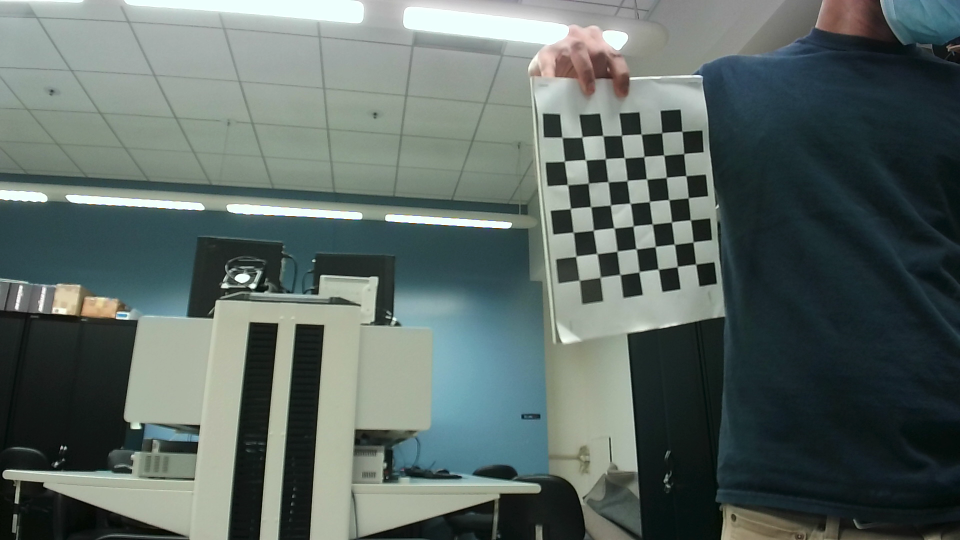
#> input picture pi/computerVision/leftCamStereoCal/stereoFrame10_left.png, 1920 x 1080 px (shown at 1/2 size); its folder holds 4 pictures in this run
$ python camMatrixCalStereo.py
#> lines starting #> are read from the running program, lines starting #| are printed output that depends on the picture; after the words box and inside, x2 and y2 are one past the last pixel; in counts of white or black regions, pixels touching at a corner belong together
# Camera Matrix calibration, referenced OpenCV.org - Camera Calibration page
# Imput: pre-captured images from left and right cameras
# Output: Camera Matrix
import numpy as np
import cv2 as cv
import glob

# termination criteria
criteria = (cv.TERM_CRITERIA_EPS + cv.TERM_CRITERIA_MAX_ITER, 30, 0.001)
# prepare object points, like (0,0,0), (1,0,0), (2,0,0) ....,(6,5,0)
objp = np.zeros((7*7,3), np.float32)
objp[:,:2] = np.mgrid[0:7,0:7].T.reshape(-1,2)
# Arrays to store object points and image points from all the images.
objpointsL = [] # 3d point in real world space
imgpointsL = [] # 2d points in image plane.

objpointsR = [] # 3d point in real world space
imgpointsR = [] # 2d points in image plane.

leftImages = glob.glob('/Users/tigre/pongBot/leftCamStereoCal/*.png')
rightImages = glob.glob('/Users/tigre/pongBot/rightCamStereoCal/*.png')

# Individual Camera Calibration
for fname in leftImages:
    img = cv.imread(fname)
#> img is the input picture: shape (1080, 1920, 3); mean B, G, R 100.2, 104.3, 91.8
    grayL = cv.cvtColor(img, cv.COLOR_BGR2GRAY)
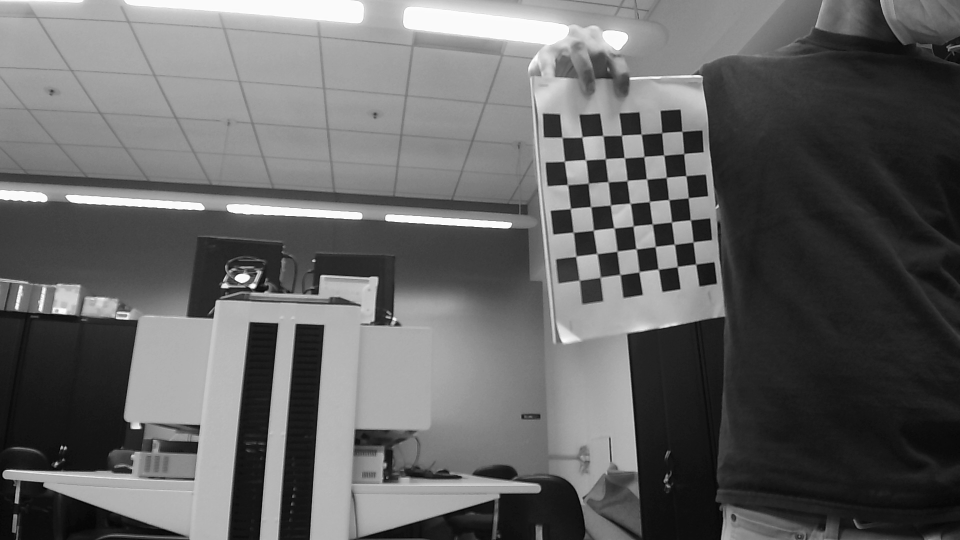
#> grayL: shape (1080, 1920) (shown at 1/2 size); min 0, max 255, mean 100.1
    # Find the chess board corners
    ret, corners = cv.findChessboardCorners(grayL, (7,7), None)
#> ret = True; corners = 49 rows, first 8: [1364.5, 263], [1368, 307], [1372.5, 352], [1374.2, 397.1], [1381.5, 440.5], [1386.5, 484], [1392, 528.5], [1323.5, 266]
    # If found, add object points, image points (after refining them)
    print(ret)
#| True
    if ret == True:
        objpointsL.append(objp)
        corners2 = cv.cornerSubPix(grayL,corners, (11,11), (-1,-1), criteria)
#> corners2 = 49 rows, first 8: [1364.3, 262.9], [1368, 307.6], [1372.3, 351.8], [1376.8, 396.1], [1381.2, 440.3], [1386.5, 484.4], [1391.8, 528.6], [1323.8, 265.8]
        imgpointsL.append(corners)
        # Draw and display the corners
        cv.drawChessboardCorners(img, (7,7), corners2, ret)
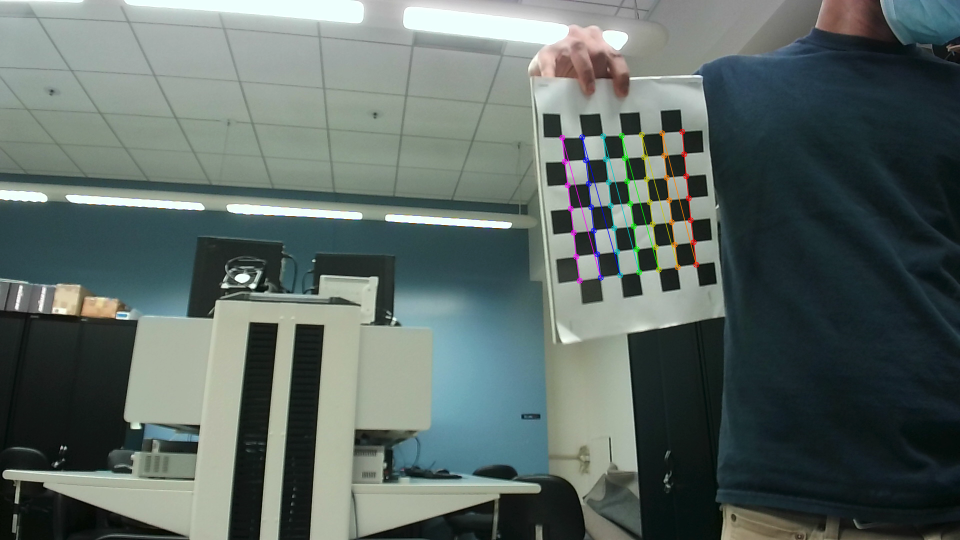
#> img: shape (1080, 1920, 3) (shown at 1/2 size); 0.7% of pixels changed, all inside (x1, y1, x2, y2) = (1118, 257, 1399, 568)
        cv.imshow('img', img)
#> pass 2 of the loop `for fname in leftImages:`:
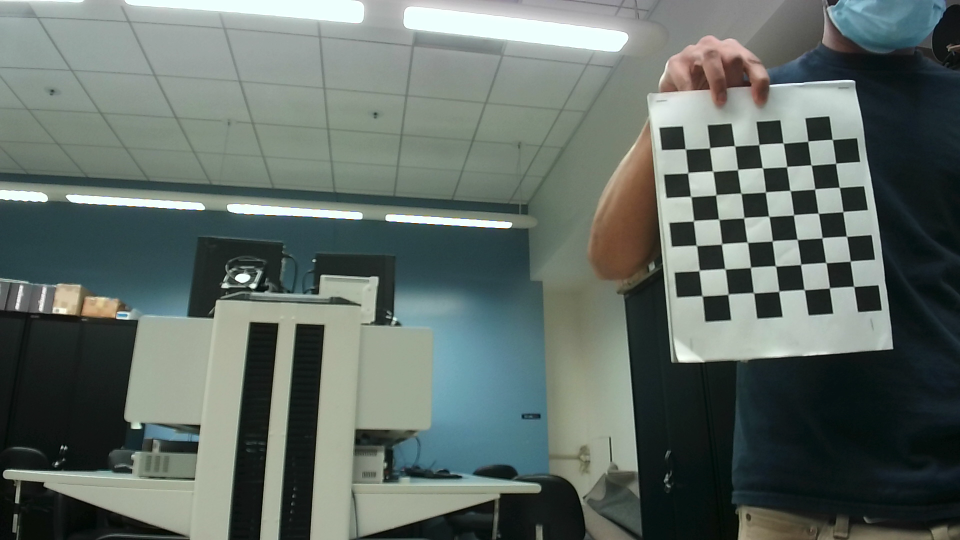
#> input picture pi/computerVision/leftCamStereoCal/stereoFrame11_left.png, 1920 x 1080 px (shown at 1/2 size)
#> img is the input picture: shape (1080, 1920, 3); mean B, G, R 102.2, 107.8, 96.8
#> `grayL = cv.cvtColor(img, cv.COLOR_BGR2GRAY)`:
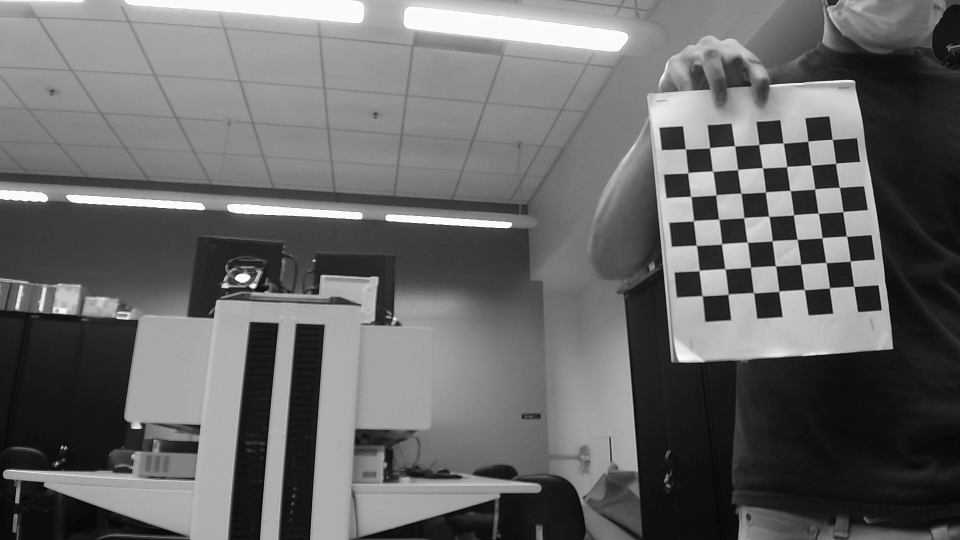
#> grayL: shape (1080, 1920) (shown at 1/2 size); min 0, max 255, mean 103.9
#> corners = 49 rows, first 8: [1665.7, 280.9], [1672, 327], [1678.7, 374.5], [1686.3, 424.1], [1693.1, 473.2], [1701, 522], [1708, 573], [1616.8, 282]
#| True
#> corners2 = 49 rows, first 8: [1665, 279.3], [1671.8, 327], [1679.1, 375.2], [1686.3, 423.7], [1693.5, 473], [1700.8, 522.8], [1707.9, 573.4], [1616, 282.8]
#> `cv.drawChessboardCorners(img, (7,7), corners2, ret)`:
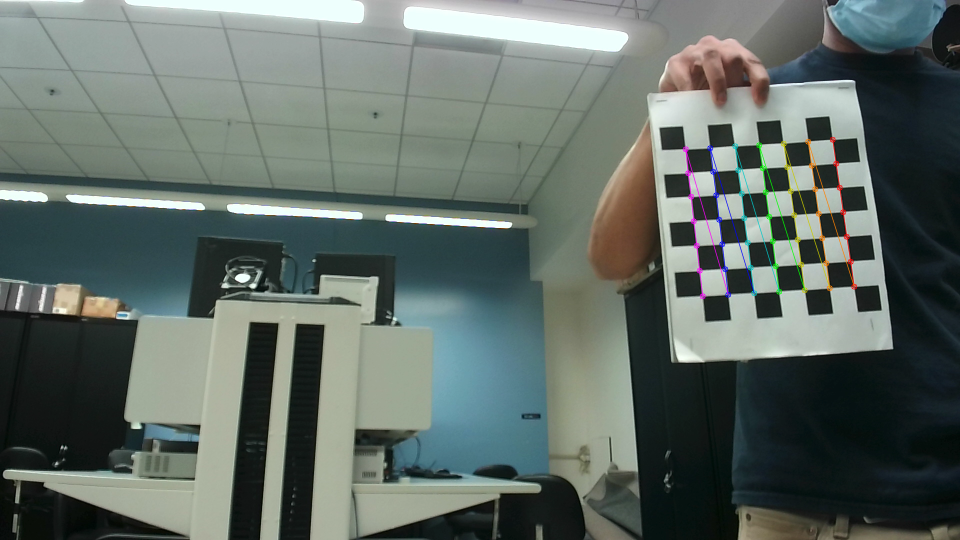
#> img: shape (1080, 1920, 3) (shown at 1/2 size); 0.75% of pixels changed, all inside (x1, y1, x2, y2) = (1365, 273, 1715, 599)
#> pass 3 of the loop `for fname in leftImages:`:
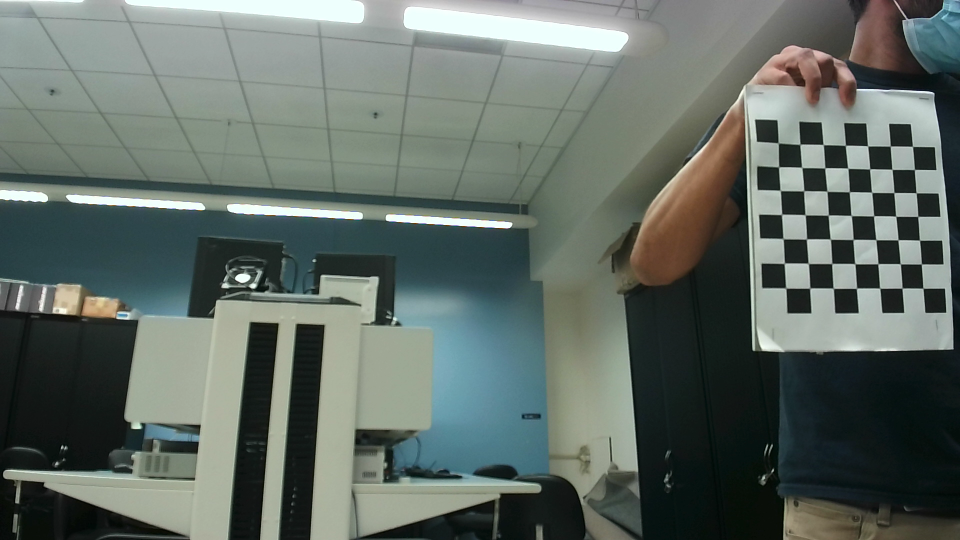
#> input picture pi/computerVision/leftCamStereoCal/stereoFrame12_left.png, 1920 x 1080 px (shown at 1/2 size)
#> img is the input picture: shape (1080, 1920, 3); mean B, G, R 101.4, 107.8, 97.5
#> `grayL = cv.cvtColor(img, cv.COLOR_BGR2GRAY)`:
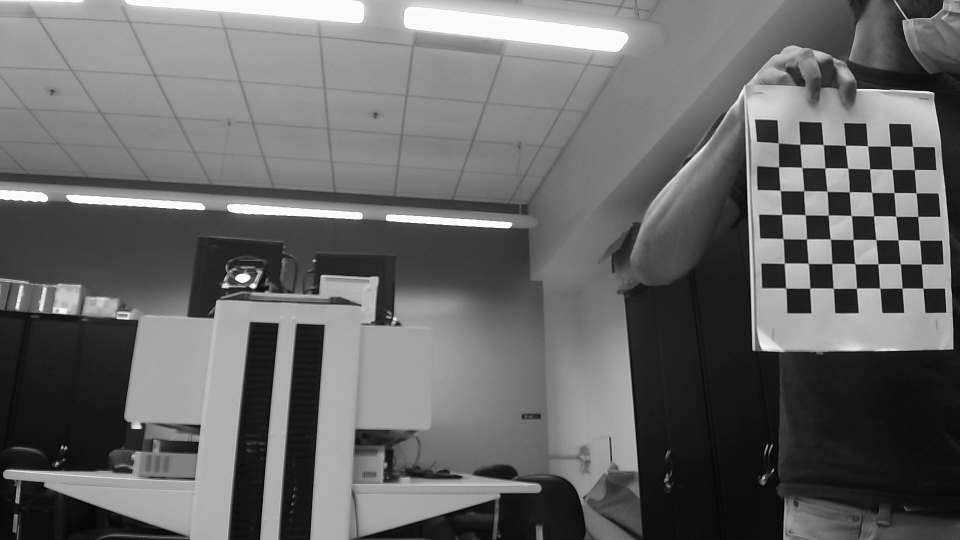
#> grayL: shape (1080, 1920) (shown at 1/2 size); min 0, max 255, mean 104
#> corners = 49 rows, first 8: [1558, 286], [1601.1, 288.5], [1646.4, 289.1], [1692.5, 290.9], [1735.5, 292], [1781.5, 292.3], [1825.4, 293.2], [1558.2, 333]
#| True
#> corners2 = 49 rows, first 8: [1556.9, 286.4], [1600.3, 288.9], [1646.8, 289.7], [1691.3, 291.2], [1735.7, 292.4], [1781, 292.6], [1825.5, 293.3], [1557.7, 334.2]
#> `cv.drawChessboardCorners(img, (7,7), corners2, ret)`:
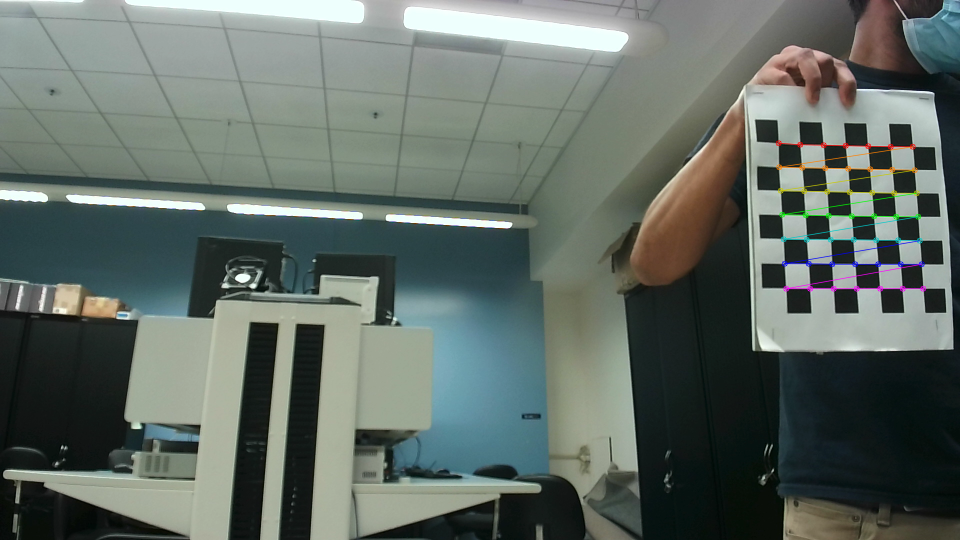
#> img: shape (1080, 1920, 3) (shown at 1/2 size); 0.7% of pixels changed, all inside (x1, y1, x2, y2) = (1551, 280, 1853, 584)
#> the loop made 4 passes; the first 3 are shown
        # cv.waitKey(500)
cv.destroyAllWindows()

retL, mtxL, distL, rvecsL, tvecsL = cv.calibrateCamera(objpointsL, imgpointsL, grayL.shape[::-1], None, None)
hL,wL= img.shape[:2]
#> hL = 1080; wL = 1920
new_mtxL, roiL= cv.getOptimalNewCameraMatrix(mtxL,distL,(wL,hL),1,(wL,hL))

for fname in rightImages:
    img = cv.imread(fname)
    grayR = cv.cvtColor(img, cv.COLOR_BGR2GRAY)
    # Find the chess board corners
    ret, corners = cv.findChessboardCorners(grayR, (7,7), None)
    # If found, add object points, image points (after refining them)
    print(ret)
    if ret == True:
        objpointsR.append(objp)
        corners2 = cv.cornerSubPix(grayR,corners, (11,11), (-1,-1), criteria)
        imgpointsR.append(corners)
        # Draw and display the corners
        cv.drawChessboardCorners(img, (7,7), corners2, ret)
        cv.imshow('img', img)
        # cv.waitKey(500)
cv.destroyAllWindows()

#> (the run stopped early here; a loop or call above may not have finished)
